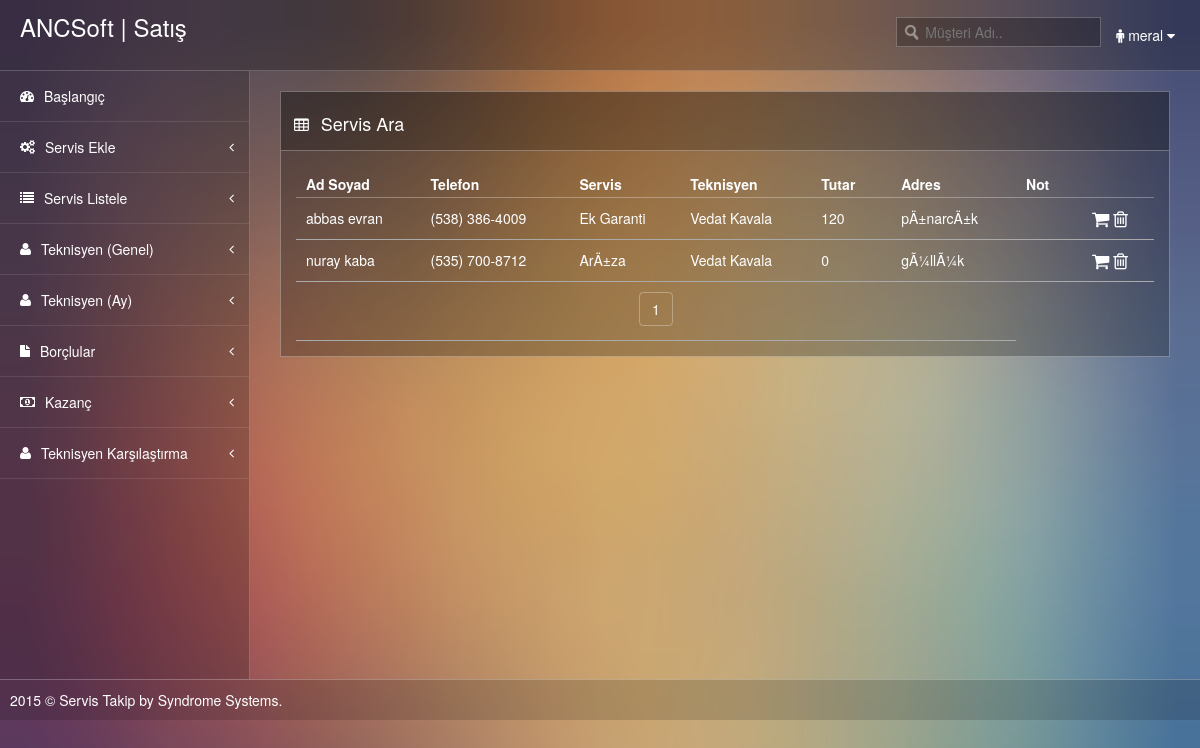
The app's page /servisAra.php (signed in) with its own data.
### tables this page shows
CREATE TABLE IF NOT EXISTS `servis` (
  `nS_no` int(11) NOT NULL AUTO_INCREMENT,
  `tM_ad` text NOT NULL,
  `tM_tel` text NOT NULL,
  `tM_adres` text NOT NULL,
  `tS_yapilan` text NOT NULL,
  `tS_teknisyen` text NOT NULL,
  `tS_not` text NOT NULL,
  `dS_tarih` date NOT NULL,
  `nOdeme` int(11) NOT NULL,
  `tO_durum` text NOT NULL,
  `nTahsil_edilen` int(11) NOT NULL,
  PRIMARY KEY (`nS_no`)
);

### servisAra.php (the view, shortened to what this page needs)
<?php include("header.php"); include("bildirim.php"); include("menu.php"); ?>
  <div class="page-content">
      <div class="row">
        <div class="col-lg-12">
          <div class="widget">
            <div class="widget-header"> <i class="icon-table"></i>
              <h3>Servis Ara</h3>
            </div>
            <div class="widget-content">
<div class="example_alt_pagination">
      <div id="container">
  <div id="demo">
    <table cellpadding="0" cellspacing="0" border="0" class="display" id="example">
      <thead>
        <tr>
          <th>Ad Soyad</th>
          <th>Telefon</th>
          <th>Servis</th>
          <th>Teknisyen</th>
          <th>Tutar</th>
          <th>Adres</th>
          <th>Not</th>
          <th></th>
          </tr>
        </thead>
      <tbody>
          <?php
            $m_ad=$_GET['m_ad'];
            $sorgu=mysql_query("SELECT * FROM servis WHERE tM_ad LIKE '%$m_ad%'");
            $kac_kayit=mysql_num_rows($sorgu);
            $kacar=15;
            if(empty($_GET['p'])){
              $p=1;
            }
            else{
              $p=$_GET['p'];
            }
            $kac_sayfa=ceil($kac_kayit/$kacar);
            $baslangic=($p*$kacar)-$kacar;
            $sorgu=mysql_query("SELECT * FROM servis WHERE tM_ad LIKE '%$m_ad%' ORDER BY tM_ad LIMIT $baslangic,$kacar");
            while($oku=mysql_fetch_assoc($sorgu)){
              $s_no=$oku['nS_no'];
              echo "<tr id='s$s_no' >";
              echo "<td>".$oku['tM_ad']."</td>";
              echo "<td>".$oku['tM_tel']."</td>";
              echo "<td>".$oku['tS_yapilan']."</td>";
              echo "<td>".$oku['tS_teknisyen']."</td>";
              echo "<td>".$oku['nOdeme']."</td>";
              echo "<td>".$oku['tM_adres']."</td>";
              echo "<td>".$oku['tS_not']."</td>";
              echo "<td><a href='tahsilat.php'><i class='icon-large icon-shopping-cart'></i></a> <a href='#' id='$s_no' onclick='servisSil(this.id)'><i class='icon-large icon-trash'></i></a></td>";
              echo "</tr>";
            }
            echo "<tr>";
            echo "<td colspan='6' align='center'>";
            echo "<ul class='pagination' style='padding:0px; margin:0px;'>";
            for($i=1;$i<=$kac_sayfa;$i++){
              echo "<li><a href='servisAra.php?p=$i&m_ad=".$m_ad."'>".$i."</a></li>";
            }
            echo "</ul>";
            echo "</td>";
          ?>
      </tbody>
  </table>
    </div>
        </div>
    </div>
            </div>
          </div>
        </div>
      </div>
    </div>
  </div>
<?php include("footer.php"); ?>

### css/thin-admin.css (style rules this page uses)
body { background-color: #54364a; background-size: cover; background-image:url(../images/a.jpg); }
.page-content { color: #FFF; padding: 20px 30px; display: table-cell; float: none!important; }

### style/style.css (style rules this page uses)
.widget { position: relative; clear: both; padding-bottom: 30px; width: auto; overflow: hidden; }
.widget-header { position: relative; height: 60px; line-height: 40px; background-color: rgba(0, 0, 0, 0.40); border: 1px solid rgba(255,255,255, 0.3); }
.widget-header h3 { position: relative; top: 2px; left: 10px; display: inline-block; margin-right: 3em; font-size: 18px; font-weight: 300; color: #fff; line-height: 18px; }
.widget-header [class^="icon-"], .widget-header [class*=" icon-"] { display: inline-block; margin-left: 13px; margin-right: -2px; font-size: 16px; color: #fff; vertical-align: middle; }
.widget-content { padding: 20px 15px 15px; background-color: rgba(0, 0, 0, 0.25); border: 1px solid rgba(255,255,255, 0.3); }
.widget-header+.widget-content { border-top: none; -webkit-border-top-left-radius: 0; -webkit-border-top-right-radius: 0; -moz-border-radius-topleft: 0; -moz-border-radius-topright: 0; border-top-left-radius: 0; border-top-right-radius: 0; }
.widget-content:before, .widget-content:after { content: ""; display: table; }
.widget-content:after { clear: both; }
.widget-content { zoom: 1; }

### css/demo_table.css (style rules this page uses)
table.display { margin: 0 auto; clear: both; width: 100%; }
table.display thead th { padding: 3px 18px 3px 10px; border-bottom: 1px solid rgba(255,255,255, 0.3); font-weight: bold; cursor: pointer; * cursor: hand; }
table.display tr td { border-bottom: 1px solid #aaa; }
table.display td { padding: 10px; }

### records on screen
servis: tM_ad "abbas evran", tM_tel "(538) 386-4009", tS_yapilan "Ek Garanti", tS_teknisyen "Vedat Kavala", nOdeme "120", tM_adres "pÄ±narcÄ±k"
servis: tM_ad "nuray kaba", tM_tel "(535) 700-8712", tS_yapilan "ArÄ±za", tS_teknisyen "Vedat Kavala", nOdeme "0", tM_adres "gÃ¼llÃ¼k"

### other values on screen
$_SESSION['user'] "meral"
